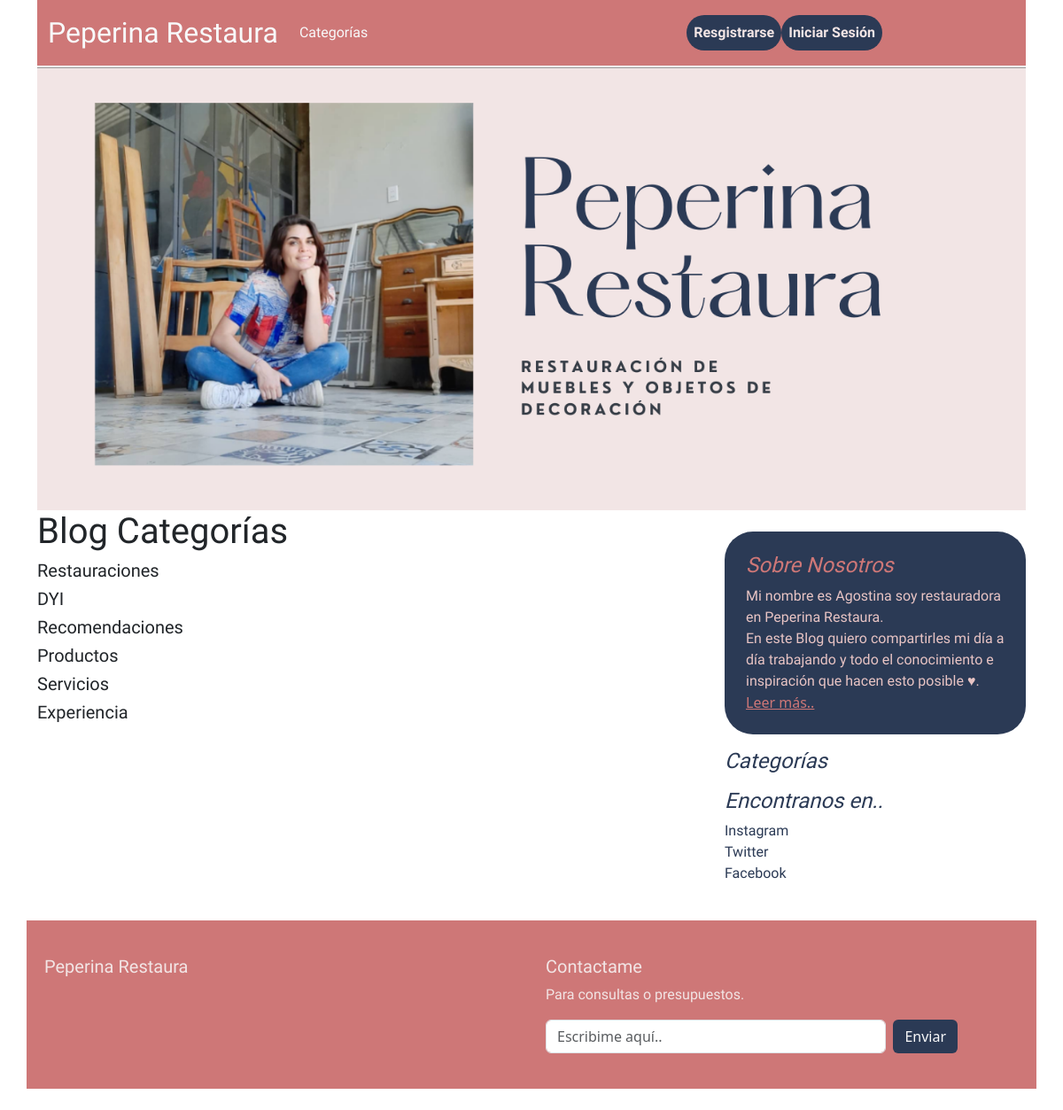
The page /category-list/ on the database its author committed.
### personalblog/models.py (models this page shows, shortened)
class Category(models.Model):
    name = models.CharField(null=True, blank=True, max_length=255)
    def __str__(self):
        return self.name

### personalblog/views.py (the view)
# urls.py: path('category-list/', CategoryListView, name='category-list'),
def CategoryListView(request):
    cat_menu_list = Category.objects.all()
    return render(request, 'category_list.html', {'cat_menu_list': cat_menu_list})

### personalblog/templates/category_list.html (shortened to what this page needs)
{% extends 'base.html' %}
{% block content %}
    <h1 style="font-family: 'Julius Sans One', sans-serif;">Blog Categorías</h1>
    {% for item in cat_menu_list %}
        <h5 style="font-family: 'Anybody', cursive;"><a   class="dropdown-item" href="{% url 'category' item|slugify %}"> {{item}} </a></h5>
    {% endfor %}
    <br>
    <br>
{% endblock %}

### rows shown on the page
Category: name "Restauraciones"
Category: name "DYI"
Category: name "Recomendaciones"
Category: name "Productos"
Category: name "Servicios"
Category: name "Experiencia"
